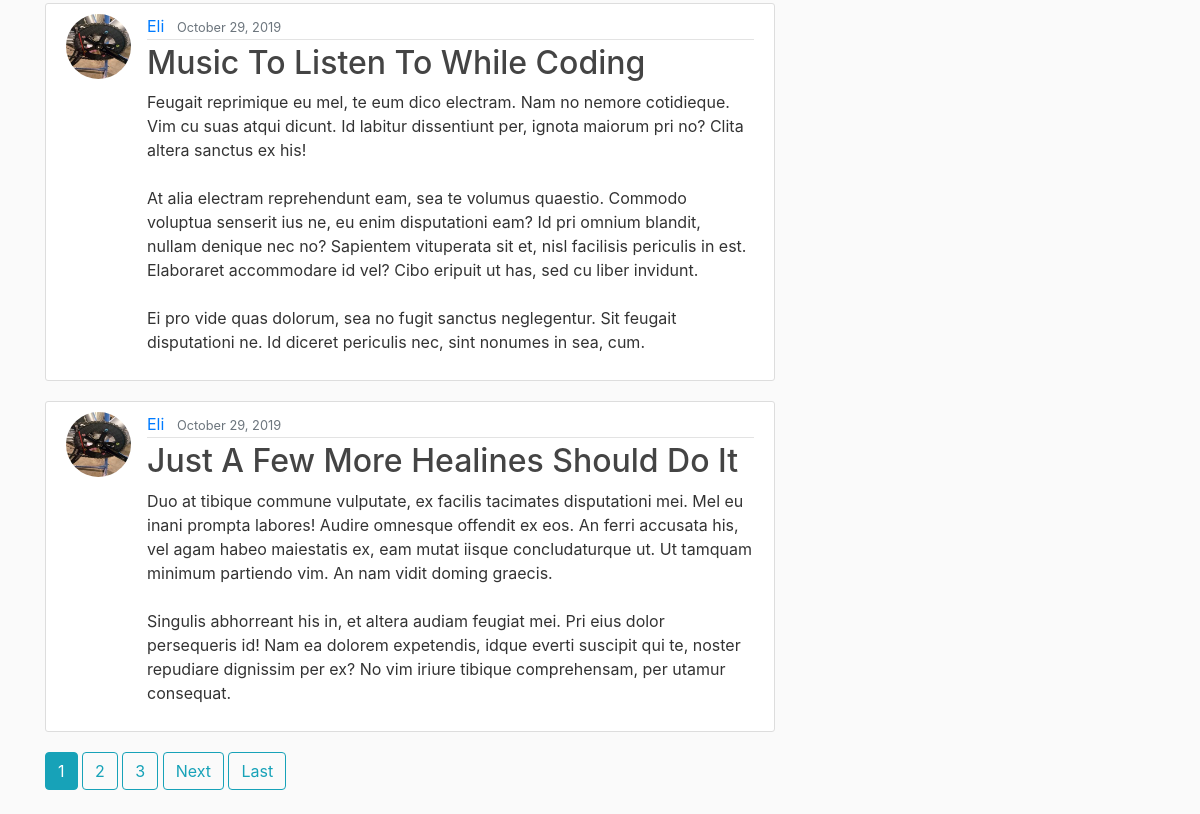
Before: / (lower part) with the older database file.
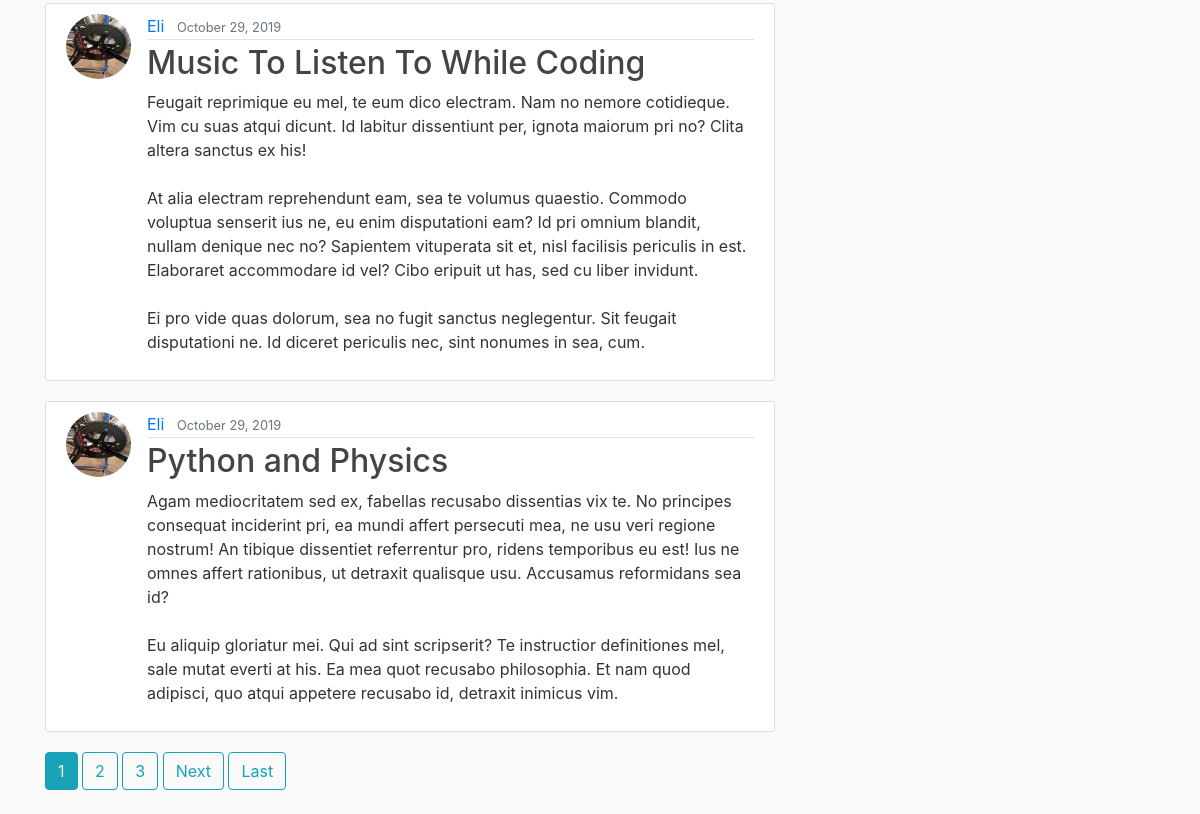
After: the same page with the newer database file.
### blog/models.py (models this page shows, shortened)
class Post(models.Model):
    title = models.CharField(max_length=100)
    content = models.TextField()
    launch_date = models.DateTimeField(default=timezone.now)
    date_posted = models.DateTimeField(default=timezone.now)
    author = models.ForeignKey(User, on_delete=models.CASCADE)

### users/models.py (models this page shows, shortened)
class Profile(models.Model):
    user = models.OneToOneField(User, on_delete=models.CASCADE)
    image = models.ImageField(default='default.jpg', upload_to='profile_pics')

### blog/views.py (the view)
# urls.py: path('', PostListView.as_view(), name='blog-home'),
class PostListView(ListView):
    model = Post
    template_name = 'blog/home.html'  # <app>/<model>_<viewtype>.html
    context_object_name = 'posts'
    ordering = ['-date_posted']
    paginate_by = 10

### blog/templates/blog/home.html (shortened to what this page needs)
{% extends "blog/base.html" %}
{% block content %}
    {% for post in posts %}
        <article class="media content-section">
          <img class="rounded-circle article-img" src="{{ post.author.profile.image.url }}">
          <div class="media-body">
            <div class="article-metadata">
              <a class="mr-2" href="{% url 'user-posts' post.author.username %}">{{ post.author }}</a>
              <small class="text-muted">{{ post.date_posted|date:"F d, Y" }}</small>
            </div>
            <h2><a class="article-title" href="{% url 'post-detail' post.id %}">{{ post.title }}</a></h2>
            <p class="article-content">{{ post.content }}</p>
          </div>
        </article>
    {% endfor %}
    {% if is_paginated %}
      {% for num in page_obj.paginator.page_range %}
        {% if page_obj.number == num %}
          <a class="btn btn-info mb-4" href="?page={{ num }}">{{ num }}</a>
        {% elif num > page_obj.number|add:'-3' and num < page_obj.number|add:'3' %}
          <a class="btn btn-outline-info mb-4" href="?page={{ num }}">{{ num }}</a>
        {% endif %}
      {% endfor %}
      {% if page_obj.has_next %}
        <a class="btn btn-outline-info mb-4" href="?page={{ page_obj.next_page_number }}">Next</a>
        <a class="btn btn-outline-info mb-4" href="?page={{ page_obj.paginator.num_pages }}">Last</a>
      {% endif %}
    {% endif %}
{% endblock content %}

Changed rows visible on the page:
removed Post: author.profile.image (picture), author "Eli", date_posted "October 29, 2019", title "Just A Few More Healines Should Do It", content "Duo at tibique commune vulputate, ex facilis tacimates disputationi mei. Mel eu inani prompta labores! Audire omnesque offendit ex eos. An ferri accusata his, vel agam habeo maiestatis ex, eam mutat iisque concludaturque ut. Ut tamquam minimum partiendo vim. An nam vidit doming graecis. Singulis abhorreant his in, et altera audiam feugiat mei. Pri eius dolor persequeris id! Nam ea dolorem expetendis, idque everti suscipit qui te, noster repudiare dignissim per ex? No vim iriure tibique comprehensam, per utamur consequat."
now on this page (row edited): Post: author.profile.image (picture), author "Eli", date_posted "October 29, 2019", title "Python and Physics", content "Agam mediocritatem sed ex, fabellas recusabo dissentias vix te. No principes consequat inciderint pri, ea mundi affert persecuti mea, ne usu veri regione nostrum! An tibique dissentiet referrentur pro, ridens temporibus eu est! Ius ne omnes affert rationibus, ut detraxit qualisque usu. Accusamus reformidans sea id? Eu aliquip gloriatur mei. Qui ad sint scripserit? Te instructior definitiones mel, sale mutat everti at his. Ea mea quot recusabo philosophia. Et nam quod adipisci, quo atqui appetere recusabo id, detraxit inimicus vim."
